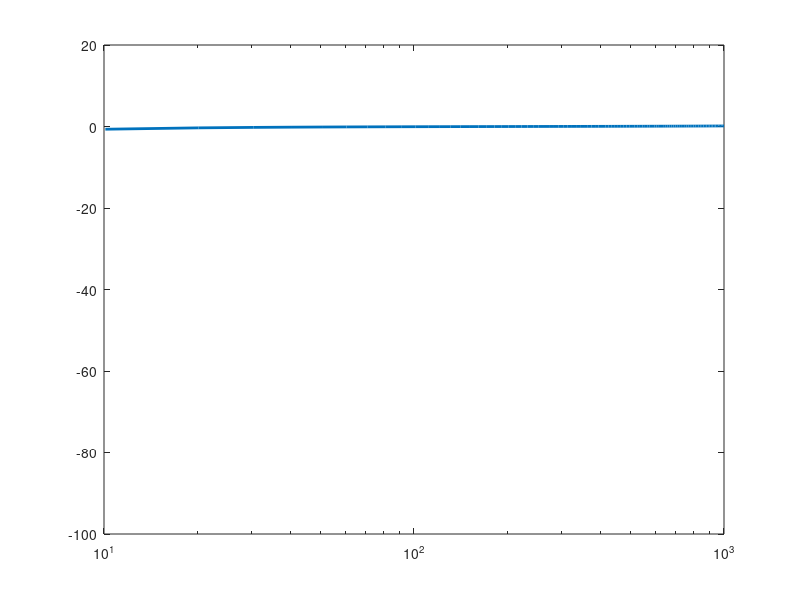

Source code (MATLAB): (Note: this script raises an error after producing the figure.)
%% Phase angle calculation and graphs
R=4300;
C=0.314*10^(-3);
L=1.7*10^(-3);
f_s=50; % Source Frequency(50)
f=linspace(0,1000);
w=2*pi*f; % Source angular frequency (314.1592654)
f_r=1/(2*pi*sqrt(L*C)); % Resonance frequency(217.8365985)
phase_angle = atan((w.*L - (1./(w.*C))) ./ R);

semilogx(f, rad2deg(phase_angle), 'LineWidth', 2);
hold on;
yline(0,LineStyle="--"); %In this situation resonance frequency is active
xticks([10^0, 10^1, 10^2, 10^3]) % Edits the x axis label

xlabel("Frequency(Hz)");
ylabel("Phase angle (degree)");
title("Phase angle respect to the frequency");